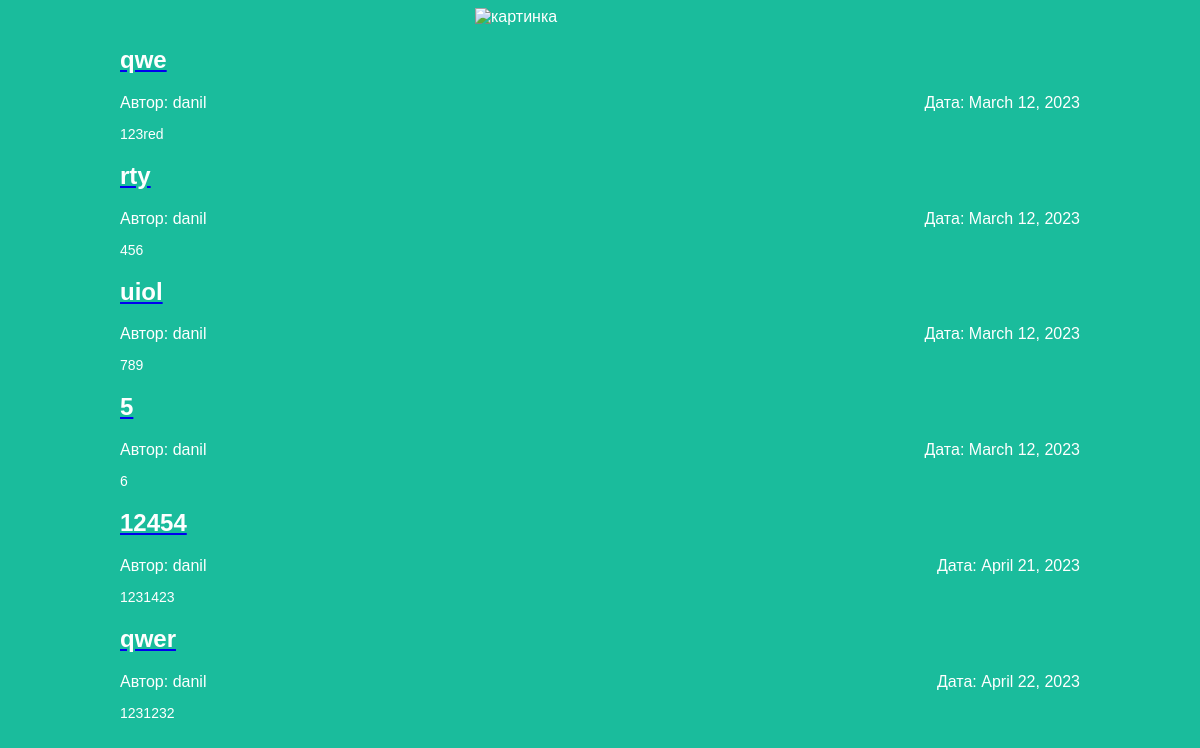
The page / on the database its author committed.
### articles/models.py (models this page shows, shortened)
class Article(models.Model):
    title = models.CharField(max_length=200)
    author = models.ForeignKey(User, on_delete=models.CASCADE)
    text = models.TextField()
    created_date = models.DateField(auto_now_add=True)
    def get_excerpt(self):
        return self.text[:140] + "..." if len(self.text) > 140 else self.text

### articles/views.py (the view)
# urls.py: path('', views.archive, name='archive'),
def archive(request):
    return render(request, 'archive.html', {"posts": Article.objects.all()})

### articles/templates/archive.html (shortened to what this page needs)
<!DOCTYPE html>
<html>
    <head>
		<link rel="stylesheet" href="{{ STATIC_URL }}/static/article.css">
    </head>
    <body>
		<div class="header">
		<img src="https://cdn.iconscout.com/icon/free/png-256/django-2-282855.png" alt="картинка">
		</div>
		<div class="archive">
			{% for post in posts %}
			<div class="one-post">
				<a href="http://127.0.0.1:8000/article/{{ post.id }}"><h2 class="post-title">{{ post.title }}</h2></a>
				<div class="article-info">
					<div class="article-created-date">Дата: {{ post.created_date }}</div>
					<div class="article-author">Автор: {{ post.author.username }}</div>
				</div>
				<p class="article-text">{{ post.get_excerpt }}</p>
			</div>
			{% endfor %}
		</div>
    </body>
</html>

### articles/static/article.css (style rules this page uses)
body { background: #1abc9c; font-family: Tahoma, Arial, sans; color: #ffffff; }
.article-text { position: static; font-size: 14px; }
.header img { display: block; width: 250px; margin-left: auto; margin-right: auto; }
.archive { width: 960px; margin-left: auto; margin-right: auto; }
.post-title { color: #ffffff; }
.article-created-date { position: absolute; text-align: right; width: 960px; margin-left: auto; margin-right: auto; }

### rows shown on the page
Article: title "qwe", created_date "March 12, 2023", author.username "danil", get_excerpt "123red"
Article: title "rty", created_date "March 12, 2023", author.username "danil", get_excerpt "456"
Article: title "uiol", created_date "March 12, 2023", author.username "danil", get_excerpt "789"
Article: title "5", created_date "March 12, 2023", author.username "danil", get_excerpt "6"
Article: title "12454", created_date "April 21, 2023", author.username "danil", get_excerpt "1231423"
Article: title "qwer", created_date "April 22, 2023", author.username "danil", get_excerpt "1231232"
